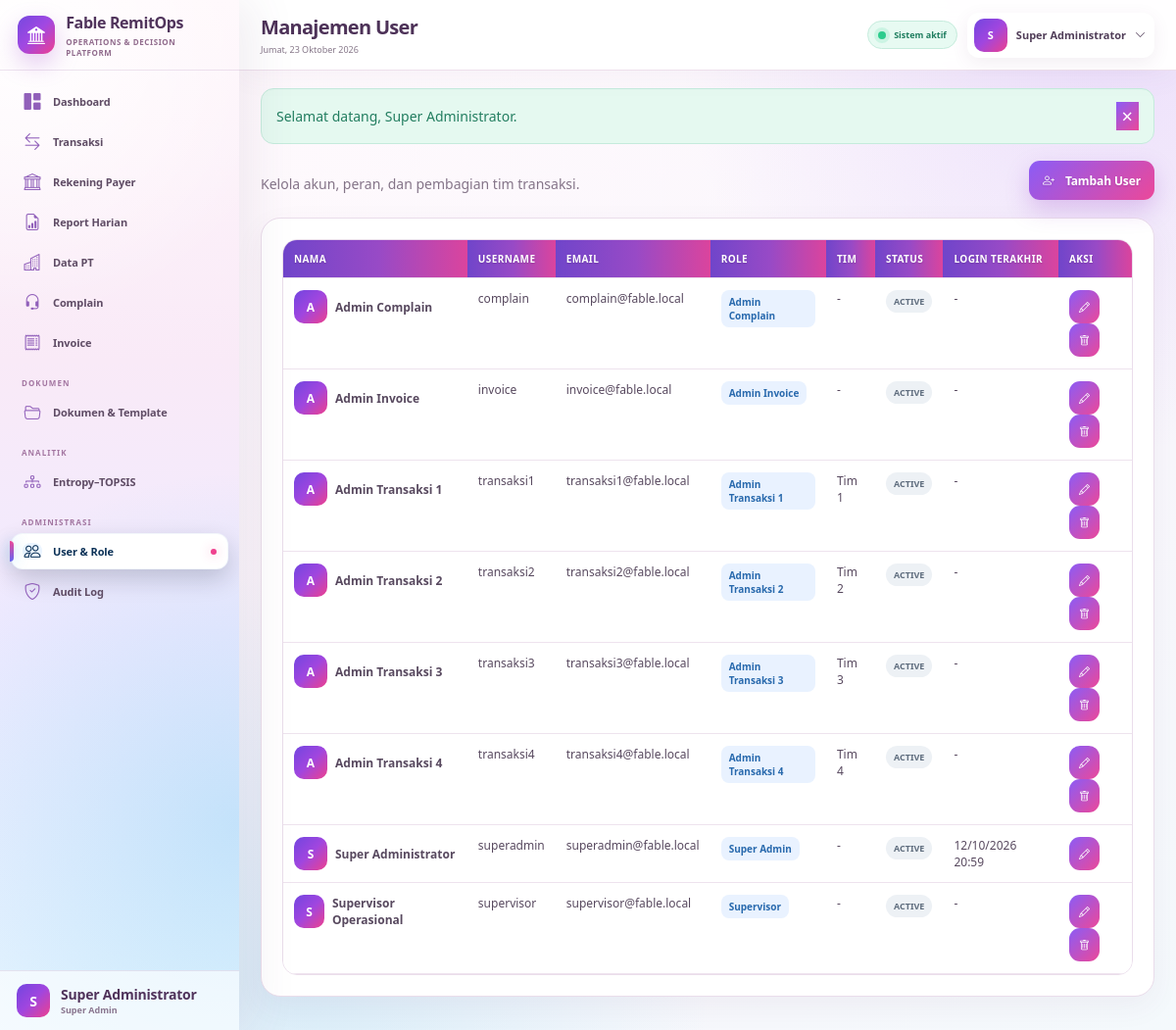
Page /public/users (signed in) on the committed database.
### tables this page shows
CREATE TABLE `users` (
  `id` bigint(20) UNSIGNED NOT NULL,
  `role_id` bigint(20) UNSIGNED NOT NULL,
  `name` varchar(150) NOT NULL,
  `username` varchar(80) NOT NULL,
  `email` varchar(190) NOT NULL,
  `password` varchar(255) NOT NULL,
  `transaction_team` tinyint(3) UNSIGNED DEFAULT NULL,
  `is_active` tinyint(1) NOT NULL DEFAULT 1,
  `must_change_password` tinyint(1) NOT NULL DEFAULT 1,
  `last_login_at` datetime DEFAULT NULL,
  `created_at` datetime NOT NULL DEFAULT current_timestamp(),
  `updated_at` datetime NOT NULL DEFAULT current_timestamp() ON UPDATE current_timestamp()
);

CREATE TABLE `roles` (
  `id` bigint(20) UNSIGNED NOT NULL,
  `code` varchar(50) NOT NULL,
  `name` varchar(100) NOT NULL,
  `description` varchar(255) DEFAULT NULL,
  `created_at` datetime NOT NULL DEFAULT current_timestamp()
);

### app/Views/users/index.php (the view)
<div class="page-actions"><div><p class="text-muted mb-0">Kelola akun, peran, dan pembagian tim transaksi.</p></div><a class="btn btn-primary" href="<?= url('/users/create') ?>"><i class="bi bi-person-plus me-1"></i>Tambah User</a></div>
<div class="panel-card"><div class="table-responsive"><table class="table modern-table align-middle"><thead><tr><th>Nama</th><th>Username</th><th>Email</th><th>Role</th><th>Tim</th><th>Status</th><th>Login Terakhir</th><th class="text-end">Aksi</th></tr></thead><tbody><?php foreach($users as$u):?><tr><td><div class="d-flex align-items-center gap-2"><div class="avatar-sm"><?= e(strtoupper(substr($u['name'],0,1))) ?></div><strong><?= e($u['name']) ?></strong></div></td><td><?= e($u['username']) ?></td><td><?= e($u['email']) ?></td><td><span class="code-pill"><?= e($u['role_name']) ?></span></td><td><?= $u['transaction_team']?'Tim '.e($u['transaction_team']):'-' ?></td><td><?= status_badge($u['is_active']?'active':'inactive') ?></td><td><?= format_datetime($u['last_login_at']) ?></td><td class="text-end"><a class="btn btn-sm btn-light" href="<?= url('/users/'.$u['id'].'/edit') ?>"><i class="bi bi-pencil"></i></a><?php if((int)$u['id']!==(int)auth_user()['id']):?><form method="post" class="d-inline" action="<?= url('/users/'.$u['id']) ?>" data-confirm="Hapus user ini?"><?= csrf_field().method_field('DELETE') ?><button class="btn btn-sm btn-light text-danger"><i class="bi bi-trash"></i></button></form><?php endif;?></td></tr><?php endforeach;?></tbody></table></div></div>

### app/helpers.php (shortened to what the rows shown need)
<?php
function e(mixed $value): string
{
    return htmlspecialchars(
        (string) $value,
        ENT_QUOTES,
        'UTF-8'
    );
}
function url(string $path = ''): string
{
    return rtrim(
        (string) App::config('app.url'),
        '/'
    ) . '/' . ltrim($path, '/');
}
function auth_user(): ?array
{
    return Auth::user();
}
function can(string $permission): bool
{
    return Auth::can($permission);
}
function format_date(
    ?string $date,
    string $format = 'd/m/Y'
): string {
    if (!$date) {
        return '-';
    }
    try {
        return (new DateTime($date))
            ->format($format);
    } catch (Throwable) {
        return (string) $date;
    }
}
function format_datetime(
    ?string $date
): string {
    return format_date(
        $date,
        'd/m/Y H:i'
    );
}
function status_badge(
    string $status
): string {
    $normalized = strtolower($status);
    $class = match (true) {
        str_contains($normalized, 'success'),
        str_contains($normalized, 'sukses'),
        $normalized === 'paid',
        $normalized === 'resolved',
        $normalized === 'sent',
        $normalized === 'terkirim'
            => 'success',
        str_contains($normalized, 'pending'),
        $normalized === 'open',
        $normalized === 'draft',
        $normalized === 'in_progress'
            => 'warning',
        str_contains($normalized, 'refund'),
        str_contains($normalized, 'reject'),
        $normalized === 'overdue',
        $normalized === 'cancelled',
        $normalized === 'failed'
            => 'danger',
        default
            => 'secondary',
    };
    return '<span class="badge text-bg-' .
        $class .
        '">' .
        e(
            strtoupper(
                str_replace(
                    '_',
                    ' ',
                    $status
                )
            )
        ) .
        '</span>';
}

### app/Core/Router.php (shortened to what the rows shown need)
<?php
final class Router
{
    private array $routes = [];
    private function add(string $method, string $path, array $handler): void
    {
        $this->routes[] = compact('method', 'path', 'handler');
    }
    public function dispatch(): void
    {
        $method = strtoupper($_POST['_method'] ?? $_SERVER['REQUEST_METHOD'] ?? 'GET');
        $requestPath = parse_url($_SERVER['REQUEST_URI'] ?? '/', PHP_URL_PATH) ?: '/';
        $basePath = parse_url((string) App::config('app.url'), PHP_URL_PATH) ?: '';
        if ($basePath !== '' && str_starts_with($requestPath, $basePath)) {
            $requestPath = substr($requestPath, strlen($basePath)) ?: '/';
        }
        $requestPath = '/' . ltrim($requestPath, '/');
        $requestPath = $requestPath !== '/' ? rtrim($requestPath, '/') : '/';
        foreach ($this->routes as $route) {
            if ($route['method'] !== $method) {
                continue;
            }
            $pattern = preg_replace('#\{([a-zA-Z_][a-zA-Z0-9_]*)\}#', '(?P<$1>[^/]+)', $route['path']);
            if (preg_match('#^' . $pattern . '$#', $requestPath, $matches)) {
                $params = array_filter($matches, 'is_string', ARRAY_FILTER_USE_KEY);
                [$class, $action] = $route['handler'];
                $controller = new $class();
                $controller->{$action}(...array_values($params));
                return;
            }
        }
    }
}

### app/Views/partials/sidebar.php (shortened to what the rows shown need)
<?php
$path = parse_url(
    $_SERVER['REQUEST_URI'] ?? '/',
    PHP_URL_PATH
) ?: '/';
$currentUser = auth_user() ?? [];
$currentRole = (string) ($currentUser['role_code'] ?? '');
$documentRoles = [
    'super_admin',
    'superadmin',
    'supervisor',
    'admin_invoice',
    'invoice',
    'admin_complain',
    'complain',
];
$canOpenDocuments = in_array(
    $currentRole,
    $documentRoles,
    true
);
$active = static function (bool $condition): string {
    return $condition ? 'active' : '';
};
$isDashboard = $path === parse_url(url('/'), PHP_URL_PATH);
$isTransactions = str_contains($path, '/transactions');
$isPayerAccounts = str_contains($path, '/payer-accounts');
$isReports = str_contains($path, '/reports');
$isCompanies = str_contains($path, '/companies');
$isComplaints = str_contains($path, '/complaints');
$isInvoices = str_contains($path, '/invoices');
$isDocuments = str_contains($path, '/documents')
    || str_contains($path, '/document_templates.php')
    || str_contains($path, '/document_template_manager.php')
    || str_contains($path, '/invoice_templates.php')
    || str_contains($path, '/standing_instruction_7.php');
$isAnalysis = str_contains($path, '/analysis');
$isUsers = str_contains($path, '/users');
$isAudit = str_contains($path, '/audit');
$userName = trim(
    (string) ($currentUser['name'] ?? 'Pengguna')
);
$userInitial = strtoupper(
    substr($userName, 0, 1)
);
$userRoleName = trim(
    (string) (
        $currentUser['role_name']
        ?? $currentRole
        ?: 'Pengguna Sistem'
    )
);
?>
<aside
    class="sidebar"
    id="sidebar"
    aria-label="Navigasi utama"
>
    <div class="brand">
        <div class="brand-mark">
            <i class="bi bi-bank2"></i>
        </div>
        <div>
            <strong>
                Fable RemitOps
            </strong>
            <small>
                Operations &amp; Decision Platform
            </small>
        </div>
    </div>
    <nav class="sidebar-nav">
        <a
            class="nav-item <?= $active($isDashboard) ?>"
            href="<?= url('/') ?>"
            <?= $isDashboard
                ? 'aria-current="page"'
                : ''
            ?>
        >
            <i class="bi bi-grid-1x2-fill"></i>
            <span>Dashboard</span>
        </a>
        <?php if (can('transaction.view')): ?>
            <a
                class="nav-item <?= $active($isTransactions) ?>"
                href="<?= url('/transactions') ?>"
                <?= $isTransactions
                    ? 'aria-current="page"'
                    : ''
                ?>
            >
                <i class="bi bi-arrow-left-right"></i>
                <span>Transaksi</span>
            </a>
        <?php endif; ?>
        <?php if (can('payer_account.view')): ?>
            <a
                class="nav-item <?= $active($isPayerAccounts) ?>"
                href="<?= url('/payer-accounts') ?>"
                <?= $isPayerAccounts
                    ? 'aria-current="page"'
                    : ''
                ?>
            >
                <i class="bi bi-bank"></i>
                <span>Rekening Payer</span>
            </a>
        <?php endif; ?>
        <?php if (can('report.view')): ?>
            <a
                class="nav-item <?= $active($isReports) ?>"
                href="<?= url('/reports') ?>"
                <?= $isReports
                    ? 'aria-current="page"'
                    : ''
                ?>
            >
                <i class="bi bi-file-earmark-bar-graph"></i>
                <span>Report Harian</span>
            </a>
        <?php endif; ?>
        <?php if (can('company.view')): ?>
            <a
                class="nav-item <?= $active($isCompanies) ?>"
                href="<?= url('/companies') ?>"
                <?= $isCompanies
                    ? 'aria-current="page"'
                    : ''
                ?>
            >
                <i class="bi bi-buildings"></i>
                <span>Data PT</span>
            </a>
        <?php endif; ?>
        <?php if (can('complaint.view')): ?>
            <a
                class="nav-item <?= $active($isComplaints) ?>"
                href="<?= url('/complaints') ?>"
                <?= $isComplaints
                    ? 'aria-current="page"'
                    : ''
                ?>
            >
                <i class="bi bi-headset"></i>
                <span>Complain</span>
            </a>
        <?php endif; ?>
        <?php if (can('invoice.view')): ?>
            <a
                class="nav-item <?= $active($isInvoices) ?>"
                href="<?= url('/invoices') ?>"
                <?= $isInvoices
                    ? 'aria-current="page"'
                    : ''
                ?>
            >
                <i class="bi bi-receipt"></i>
                <span>Invoice</span>
            </a>
        <?php endif; ?>
        <?php if ($canOpenDocuments): ?>
            <div class="nav-label">
                DOKUMEN
            </div>
            <a
                class="nav-item <?= $active($isDocuments) ?>"
                href="<?= url('/documents') ?>"
                <?= $isDocuments
                    ? 'aria-current="page"'
                    : ''
                ?>
            >
                <i class="bi bi-folder2-open"></i>
                <span>
                    Dokumen &amp; Template
                </span>
            </a>
        <?php endif; ?>
        <?php if (can('analysis.view')): ?>
            <div class="nav-label">
                ANALITIK
            </div>
            <a
                class="nav-item <?= $active($isAnalysis) ?>"
                href="<?= url('/analysis') ?>"
                <?= $isAnalysis
                    ? 'aria-current="page"'
                    : ''
                ?>
            >
                <i class="bi bi-diagram-3"></i>
                <span>
                    Entropy–TOPSIS
                </span>
            </a>
        <?php endif; ?>
        <?php if (
            can('user.manage')
            || can('audit.view')
        ): ?>
            <div class="nav-label">
                ADMINISTRASI
            </div>
        <?php endif; ?>
        <?php if (can('user.manage')): ?>
            <a
                class="nav-item <?= $active($isUsers) ?>"
                href="<?= url('/users') ?>"
                <?= $isUsers
                    ? 'aria-current="page"'
                    : ''
                ?>
            >
                <i class="bi bi-people"></i>
                <span>User &amp; Role</span>
            </a>
        <?php endif; ?>
        <?php if (can('audit.view')): ?>
            <a
                class="nav-item <?= $active($isAudit) ?>"
                href="<?= url('/audit') ?>"
                <?= $isAudit
                    ? 'aria-current="page"'
                    : ''
                ?>
            >
                <i class="bi bi-shield-check"></i>
                <span>Audit Log</span>
            </a>
        <?php endif; ?>
    </nav>
    <div class="sidebar-footer">
        <div class="avatar-sm">
            <?= e($userInitial) ?>
        </div>
        <div class="min-w-0">
            <strong
                class="text-truncate d-block"
            >
                <?= e($userName) ?>
            </strong>
            <small>
                <?= e($userRoleName) ?>
            </small>
        </div>
    </div>
</aside>

### app/Views/partials/topbar.php (shortened to what the rows shown need)
<?php
$dayNames = [
    1 => 'Senin',
    2 => 'Selasa',
    3 => 'Rabu',
    4 => 'Kamis',
    5 => 'Jumat',
    6 => 'Sabtu',
    7 => 'Minggu',
];
$monthNames = [
    1 => 'Januari',
    2 => 'Februari',
    3 => 'Maret',
    4 => 'April',
    5 => 'Mei',
    6 => 'Juni',
    7 => 'Juli',
    8 => 'Agustus',
    9 => 'September',
    10 => 'Oktober',
    11 => 'November',
    12 => 'Desember',
];
$todayLabel = (
    $dayNames[(int) date('N')] ?? ''
)
    . ', '
    . date('d')
    . ' '
    . (
        $monthNames[(int) date('n')]
        ?? ''
    )
    . ' '
    . date('Y');
$currentUser = auth_user() ?? [];
$currentName = trim(
    (string) (
        $currentUser['name']
        ?? 'Pengguna'
    )
);
$initial = strtoupper(
    substr(
        $currentName,
        0,
        1
    )
);
?>
<header
    class="topbar"
    id="appTopbar"
>
    <div class="d-flex align-items-center gap-3">
        <div class="topbar-title">
            <h1>
                <?= e(
                    $title
                    ?? 'Dashboard'
                ) ?>
            </h1>
            <p>
                <?= e($todayLabel) ?>
            </p>
        </div>
    </div>
    <div class="topbar-actions">
        <span class="connection-pill">
            <span></span>
            Sistem aktif
        </span>
        <div
            class="dropdown"
            data-dropdown
        >
            <button
                class="user-menu"
                type="button"
                data-dropdown-toggle
                aria-expanded="false"
            >
                <div class="avatar-sm">
                    <?= e($initial) ?>
                </div>
                <span class="user-menu-name">
                    <?= e($currentName) ?>
                </span>
                <i class="bi bi-chevron-down"></i>
            </button>
        </div>
    </div>
</header>

### rows in the picture
users: name "S", name "Super Administrator", username "superadmin", email "superadmin@fable.local", role.name "Super Admin", last_login_at "12/10/2026 20:59"
roles: code "super_admin" (drawn), name "Super Admin"
users: name "A", name "Admin Complain", username "complain", email "complain@fable.local", role.name "Admin Complain", last_login_at "-"
users: name "A", name "Admin Invoice", username "invoice", email "invoice@fable.local", role.name "Admin Invoice", last_login_at "-"
users: name "A", name "Admin Transaksi 1", username "transaksi1", email "transaksi1@fable.local", role.name "Admin Transaksi 1", transaction_team "1", last_login_at "-"
users: name "A", name "Admin Transaksi 2", username "transaksi2", email "transaksi2@fable.local", role.name "Admin Transaksi 2", transaction_team "2", last_login_at "-"
users: name "A", name "Admin Transaksi 3", username "transaksi3", email "transaksi3@fable.local", role.name "Admin Transaksi 3", transaction_team "3", last_login_at "-"
users: name "A", name "Admin Transaksi 4", username "transaksi4", email "transaksi4@fable.local", role.name "Admin Transaksi 4", transaction_team "4", last_login_at "-"
users: name "S", name "Supervisor Operasional", username "supervisor", email "supervisor@fable.local", role.name "Supervisor", last_login_at "-"

### other values in the picture
$flashMessage "Selamat datang, Super Administrator."
